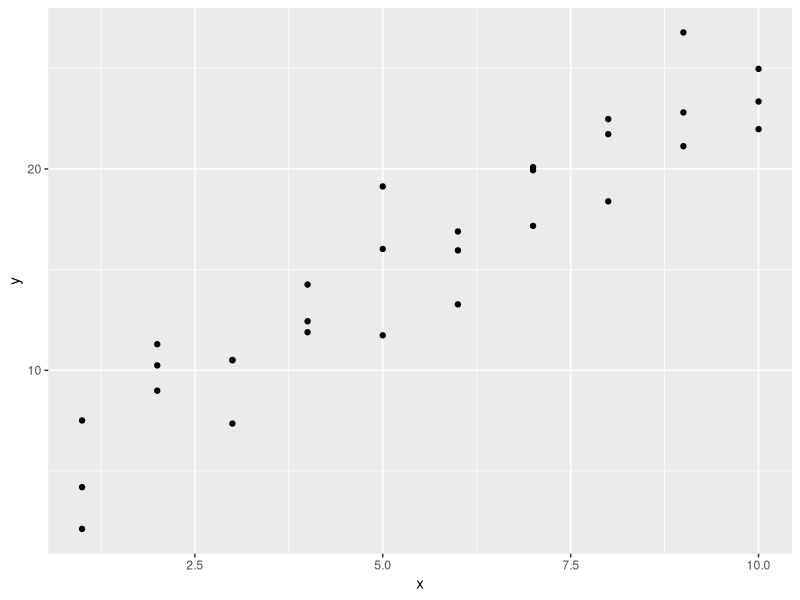
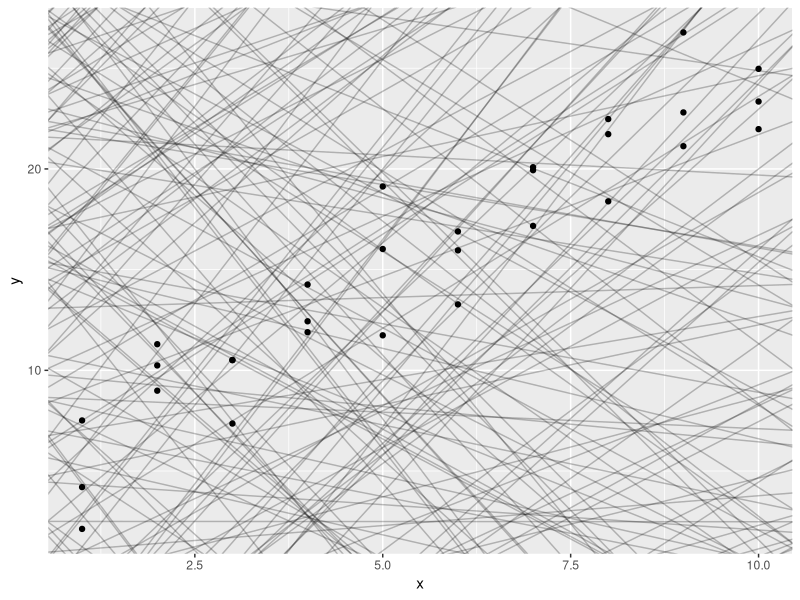
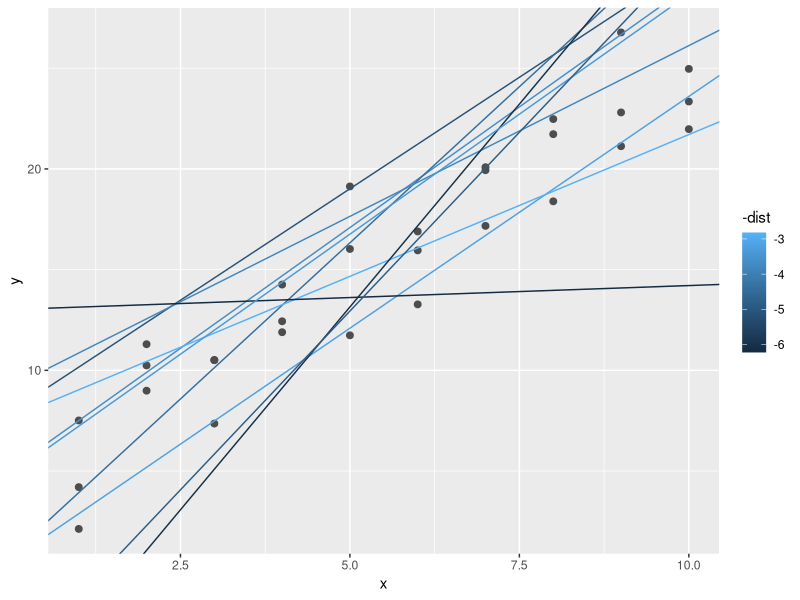
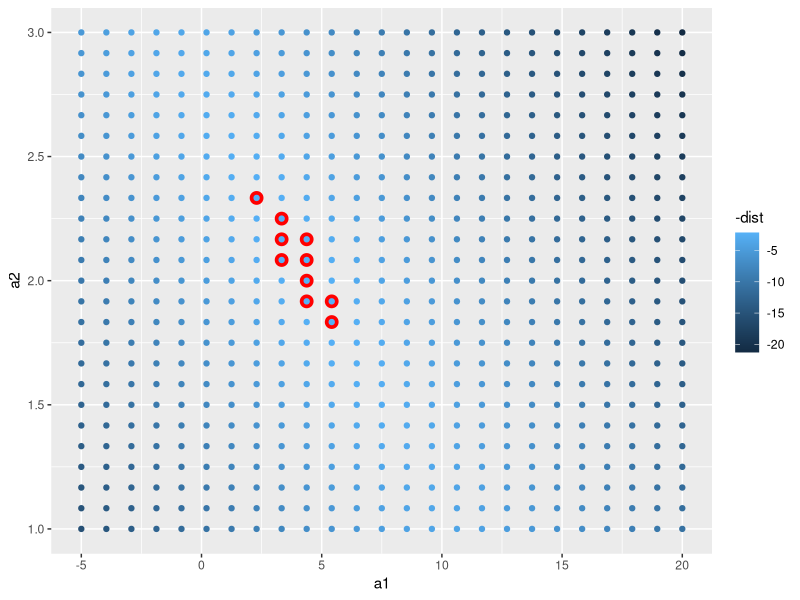
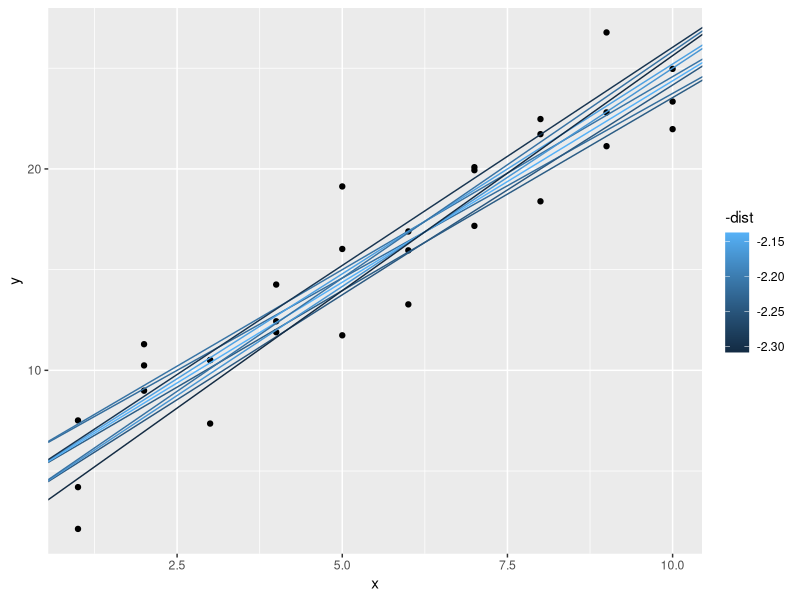
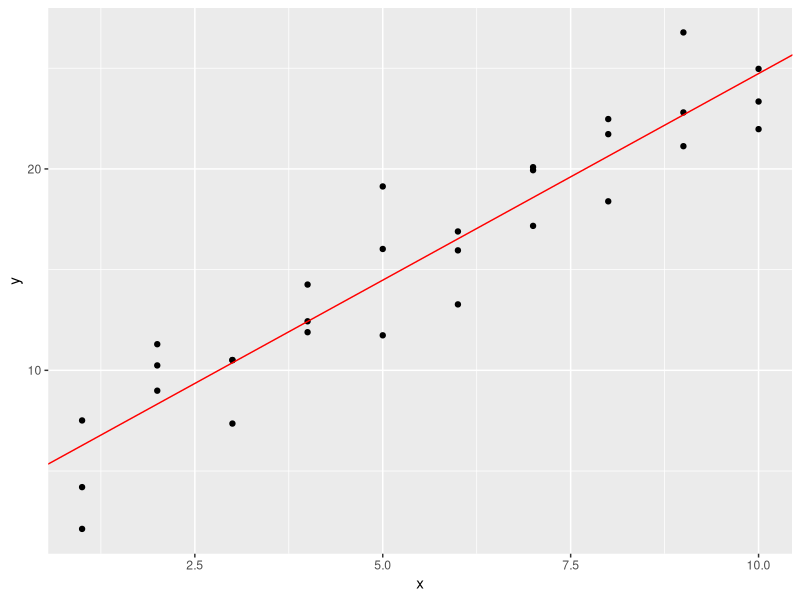
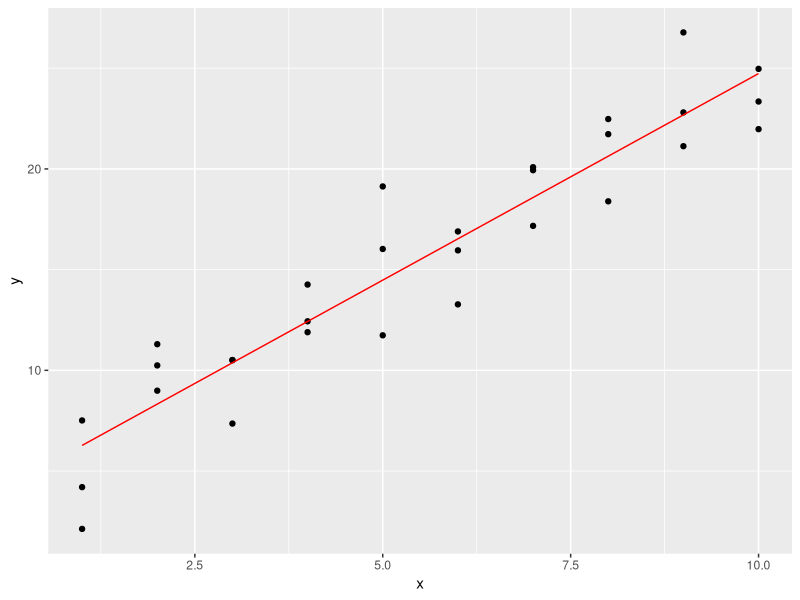
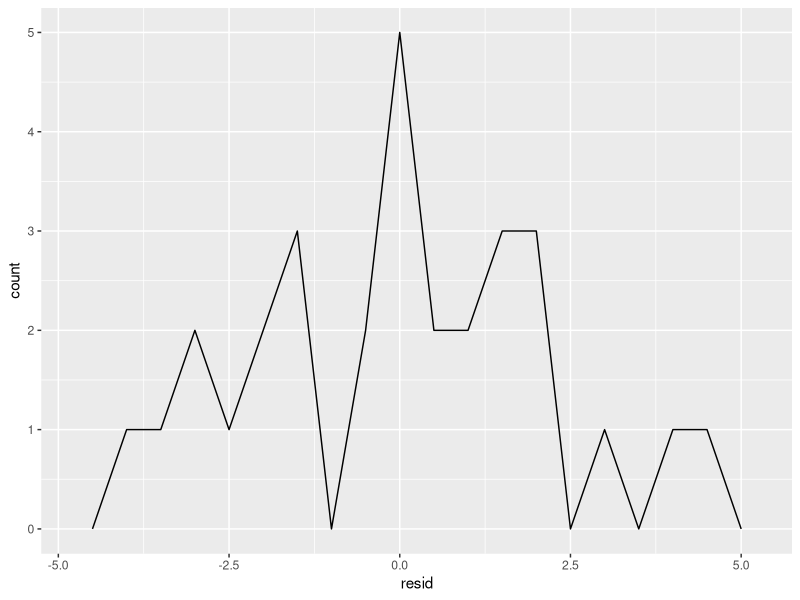

Write R code to recreate these figures, in order.
## ---- chunk 1
library(tidyverse)
library(modelr)
options(na.action = na.warn)
## ---- chunk 2
ggplot(sim1, aes(x = x, y = y)) + geom_point()
## ---- chunk 3
models = tibble (
  a1 = runif(250, -20, 40),
  a2 = runif(250, -5, 5)
)

ggplot(sim1, aes(x = x, y = y)) + 
  geom_abline(aes(intercept = a1, slope = a2), 
              data = models, alpha = 1/4) +
  geom_point()
## ---- chunk 4
# Função model1 pega o valor de x de 'data' e calcula o valor de y corresponde no modelo
model1 = function(a, data) {
  a[1] + data$x * a[2]
}

# exemplo de como chamar a função model1, passando os valores de interseção e coeficiente
model1(c(7, 1.5), sim1)
## ---- chunk 5
measure_distance = function(mod, data) {
  diff = data$y - model1(mod, data)
  sqrt(mean(diff ^ 2))
}

measure_distance(c(7,1.5), sim1)
## ---- chunk 6
# mede a distância entre um modelo dados por interseção e coeficiente para os dados em sim1
sim1_dist = function(intersept, slope) {
  measure_distance(c(intersept, slope), sim1)
}

# verifica a distância de todos os modelos criados para os dados em sim1
models = models %>%
  mutate(dist = purrr::map2_dbl(a1, a2, sim1_dist))

models
## ---- chunk 7
ggplot(sim1, aes(x, y)) +
  # colocar os pontos dos dados com tamanho 2 e cor especificada
  geom_point(size = 2, color = "grey30") +
  # adicionar as 10 primeiras ablines 
  geom_abline(aes(intercept = a1, slope = a2, color = -dist), 
              data = filter(models, rank(dist) <= 10))

## ---- chunk 8
grid = expand.grid(
  a1 = seq(-5, 20, length = 25),
  a2 = seq(1, 3, length = 25)
) %>%
  mutate(dist = purrr::map2_dbl(a1, a2, sim1_dist))

grid %>%
  ggplot(aes(a1, a2)) + 
  geom_point(data = filter(grid, rank(dist) <= 10), 
             color = "red", size = 4) +
  geom_point(aes(color = -dist))
## ---- chunk 9
ggplot(sim1, aes(x, y)) +
  geom_point() +
  geom_abline(data = filter(grid, rank(dist) <= 10),
              aes(intercept = a1, slope = a2, color = -dist))
## ---- chunk 10
sim1_lm_fit = lm(y ~ x, data = sim1)
coef(sim1_lm_fit)
## ---- chunk 11
sim1 %>% 
  ggplot(aes(x, y)) + geom_point() +
  geom_abline(intercept = coef(sim1_lm_fit)[[1]], 
              slope = coef(sim1_lm_fit)[[2]], color = "red")
## ---- chunk 12
grid = sim1 %>% data_grid(x)
grid
## ---- chunk 13
grid = grid %>% add_predictions(sim1_lm_fit)
grid
## ---- chunk 14
sim1 %>%
  ggplot(aes(x, y)) + geom_point() +
  geom_line(data = grid, aes(y = pred), color = "red")
## ---- chunk 15
sim1 = sim1 %>%
  add_residuals(sim1_lm_fit)
sim1
## ---- chunk 16
sim1 %>%
  ggplot(aes(resid)) + geom_freqpoly(binwidth = 0.5)
  
## ---- chunk 17
sim1 %>%
  ggplot(aes(x, resid)) +
  geom_ref_line(h = 0) +
  geom_point()
## ---- chunk 18
df = tribble(
  ~ sex, ~ response,
  "male", 1,
  "female", 0,
  "male", 1
)

model_matrix(df, response ~ sex)
## ---- chunk 19
sim2_lm_fit = lm(y ~ x, data = sim2)
## ---- chunk 20
sim2 %>%
  ggplot(aes(x, y)) + geom_point()
## ---- chunk 21
grid2 = sim2 %>% data_grid(x)
grid2 = grid2 %>% add_predictions(sim2_lm_fit)
grid2
## ---- chunk 22
sim2 %>%
  ggplot(aes(x, y)) + geom_point() + 
  geom_point(data = grid2, aes(y = pred), color = "red", size = 4)
## ---- chunk 23
sim3 %>% ggplot(aes(x1, y)) + geom_point(aes(color = x2))

sim3_lm_fit1 = lm(data = sim3, y ~ x1 + x2)
sim3_lm_fit1

sim3_lm_fit2 = lm(data = sim3, y ~ x1 * x2)
sim3_lm_fit2
## ---- chunk 24
grid3 = sim3 %>% data_grid(x1, x2)
grid3 = grid3 %>% gather_predictions(sim3_lm_fit1, sim3_lm_fit2)
grid3
## ---- chunk 25
sim3 %>% ggplot(aes(x1, y, color = x2)) + geom_point() +
  geom_line(data = grid3, aes(y = pred)) + facet_wrap(~ model)
  
## ---- chunk 26
sim3_1 = sim3 %>% filter(x2 == "d")
sim3_1_lm_fit = lm(data = sim3_1, y ~ x1)
sim3_1 %>%
  ggplot(aes(x1, y)) + geom_point() +
  geom_abline(intercept = coef(sim3_1_lm_fit)[[1]], 
              slope = coef(sim3_1_lm_fit)[[2]], color = "red")
## ---- chunk 27
sim3_1_lm_fit
